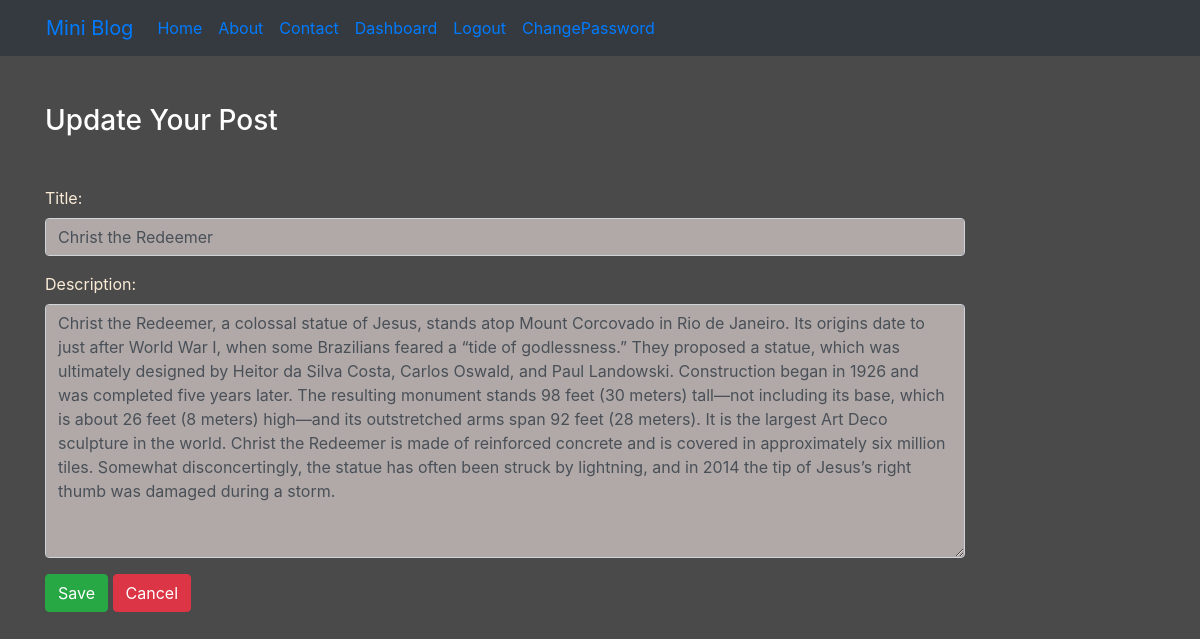
Page /updatepost/3/ (signed in) on the committed database.
### blog/models.py (models this page shows)
class Post(models.Model):
    title=models.CharField(max_length=150)
    desc=models.TextField()

### blog/views.py (the view)
# urls.py: path('updatepost/<int:id>/',views.update_post,name='updatepost'),
def update_post(request,id):
    if request.user.is_authenticated:
        pi=Post.objects.get(pk=id)
        if request.method=='POST':
            pf=PostForm(request.POST,instance=pi)
            if pf.is_valid():
                pf.save()
                return HttpResponseRedirect('/dashboard/')
        else:
            pf=PostForm(instance=pi)
        return render(request,'blog/updatepost.html',{'pf':pf})
    else:
        return HttpResponseRedirect('/login/')

### blog/forms.py
class PostForm(forms.ModelForm):
    class Meta:
        model = Post
        fields = ['title', 'desc']
        labels = {'desc': 'Description'}
        widgets = {'title': forms.TextInput(
            attrs={'class': 'form-control'}), 'desc': forms.Textarea(attrs={'class': 'form-control'})}

### blog/templates/blog/updatepost.html (shortened to what this page needs)
{% extends 'blog/base.html' %}
{% block content %}
<div class="col-sm-10">
    <h3 class="text-white my-5">Update Your Post</h3>
    <form action="" method="post">
        {{pf.as_p}}
        <input type="submit" value="Save" class="btn btn-success">
        <a href="{% url 'dashboard' %}" class="btn btn-danger">Cancel</a>
    </form>
</div>
{% endblock content %}

### blog/static/blog/css/style.css (style rules this page uses)
body { background-color: rgb(75,74,74); color: antiquewhite; }
.form-control { background-color: rgb(177,168,168); }

### rows in the picture
Post: title "Christ the Redeemer", desc "Christ the Redeemer, a colossal statue of Jesus, stands atop Mount Corcovado in Rio de Janeiro. Its origins date to just after World War I, when some Brazilians feared a “tide of godlessness.” They proposed a statue, which was ultimately designed by Heitor da Silva Costa, Carlos Oswald, and Paul Landowski. Construction began in 1926 and was completed five years later. The resulting monument stands 98 feet (30 meters) tall—not including its base, which is about 26 feet (8 meters) high—and its outstretched arms span 92 feet (28 meters). It is the largest Art Deco sculpture in the world. Christ the Redeemer is made of reinforced concrete and is covered in approximately six million tiles.…"
